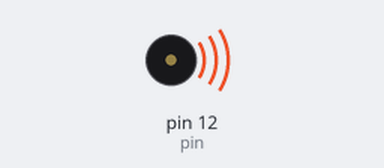
Bench run of a sketch on a simulated Arduino Uno, built with avr-gcc and run on an emulated ATmega328P. On the bench: buzzer (waves = sounding).

Above: at 0.1 s.
At 75.9 s:
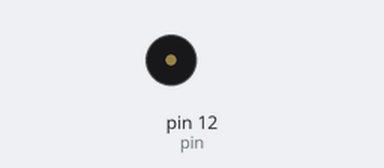
Timing chart, 0 to 77.4 s (numbered marks = the images above):
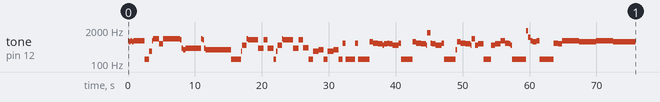

The sketch:

SDITD_GitHub_Version.ino
```cpp
//This project was uploaded by WeehWooh on GitHub// Slow Dancing in the Dark by Joji //
void setup ()
{

  //Variable Chart\\

  int pin = 12;
  int thirtysecond = 52.817;
  int sixteenth = 105.634;
  int eighth = 211.268;
  int doteighth = eighth + sixteenth;
  int quarter = 422.535;
  int dotquarter = 633.803;
  int triplet = 281.69;
  int half = 845.07;
  int dothalf = 1267.605;
  int whole = 1690.14;
  int rest = 150;
  int c0 = 16;
  int csharp0 = 17;
  int dflat0 = 17;
  int d0 = 18;
  int dsharp0 = 19;
  int eflat0 = 19;
  int e0 = 21;
  int f0 = 22;
  int fsharp0 = 23;
  int gflat0 = 23;
  int g0 = 25;
  int gsharp0 = 26;
  int aflat0 = 26;
  int a0 = 28;
  int asharp0 = 29;
  int bflat0 = 29;
  int b0 = 31;
  int c1 = 33;
  int csharp1 = 35;
  int dflat1 = 35;
  int d1 = 37;
  int dsharp1 = 39;
  int eflat1 = 39;
  int e1 = 41;
  int f1 = 44;
  int fsharp1 = 46;
  int gflat1 = 46;
  int g1 = 49;
  int gsharp1 = 52;
  int aflat1 = 52;
  int a1 = 55;
  int asharp1 = 58;
  int bflat1 = 58;
  int b1 = 62;
  int c2 = 65;
  int csharp2 = 69;
  int dflat2 = 69;
  int d2 = 73;
  int dsharp2 = 78;
  int eflat2 = 78;
  int e2 = 82;
  int f2 = 87;
  int fsharp2 = 93;
  int gflat2 = 93;
  int g2 = 98;
  int gsharp2 = 104;
  int aflat2 = 104;
  int a2 = 110;
  int asharp2 = 117;
  int bflat2 = 117;
  int b2 = 124;
  int c3 = 131;
  int csharp3 = 139;
  int dflat3 = 139;
  int d3 = 147;
  int dsharp3 = 156;
  int eflat3 = 156;
  int e3 = 165;
  int f3 = 175;
  int fsharp3 = 185;
  int gflat3 = 185;
  int g3 = 196;
  int gsharp3 = 208;
  int aflat3 = 208;
  int a3 = 220;
  int asharp3 = 233;
  int bflat3 = 233;
  int b3 = 247;
  int c4 = 262;
  int csharp4 = 277;
  int dflat4 = 277;
  int d4 = 294;
  int dsharp4 = 311;
  int eflat4 = 311;
  int e4 = 330;
  int f4 = 349;
  int fsharp4 = 370;
  int gflat4 = 370;
  int g4 = 392;
  int gsharp4 = 415;
  int aflat4 = 415;
  int a4 = 440;
  int asharp4 = 466;
  int bflat4 = 466;
  int b4 = 494;
  int c5 = 523;
  int csharp5 = 554;
  int dflat5 = 554;
  int d5 = 587;
  int dsharp5 = 622;
  int eflat5 = 622;
  int e5 = 659;
  int f5 = 699;
  int fsharp5 = 740;
  int gflat5 = 740;
  int g5 = 784;
  int gsharp5 = 831;
  int aflat5 = 831;
  int a5 = 880;
  int asharp5 = 932;
  int bflat5 = 932;
  int b5 =988;
  int c6 = 1047;
  int csharp6 = 1109;
  int dflat6 = 1109;
  int d6 = 1175;
  int dsharp6 = 1245;
  int eflat6 = 1245;
  int e6 = 1319;
  int f6 = 1397;
  int fsharp6 = 1480;
  int gflat6 = 1480;
  int g6 = 1568;
  int gsharp6 = 1661;
  int aflat6 = 1661;
  int a6 = 1760;
  int asharp6 = 1865;
  int bflat6 = 1865;
  int b6 =1976;
  int c7 = 2093;
  int csharp7 = 2217;
  int dflat7 = 2217;
  int d7 = 2349;
  int dsharp7 = 2489;
  int eflat7 = 2489;
  int e7 = 2637;
  int f7 = 2794;
  int fsharp7 = 2960;
  int gflat7 = 2960;
  int g7 = 3136;
  int gsharp7 = 3322;
  int aflat7 = 3322;
  int a7 = 3520;
  int asharp7 = 3729;
  int bflat7 = 3729;
  int b7 = 3951;
  int c8 = 4186;
  int csharp8 = 4435;
  int dflat8 = 4435;
  int d8 = 4699;
  int dsharp8 = 4978;
  int eflat8 =4978;
  int e8 = 5274;
  int f8 = 5588;
  int fsharp8 = 5920;
  int gflat8 = 5920;
  int g8 = 6272;
  int gsharp8 = 6645;
  int aflat8 = 6645;
  int a8 = 7040;
  int asharp8 = 7459;
  int bflat8 = 7459;
  int b8 =7902;

  //Song Begins//
  tone (pin, g5);
  delay (eighth);
  noTone (pin);
tone (pin, f5);
  delay (eighth);
  noTone (pin);
tone (pin, g5);
  delay (eighth);
  noTone (pin);
tone (pin, f5);
  delay (eighth);
  noTone (pin);
tone (pin, g5);
  delay (whole);
  noTone (pin);
  tone (pin, rest);
  delay (quarter);
  noTone (pin);
  tone (pin, rest);
  delay (eighth);
  noTone (pin);
  tone (pin, eflat4);
  delay (quarter);
  noTone (pin);
  tone (pin, g5);
  delay (eighth);
  noTone (pin);
  tone (pin, bflat5);
  delay (half);
  noTone (pin);
  tone (pin, d5);
  delay (eighth + quarter);
  noTone (pin);
tone (pin, bflat5);
  delay (eighth);
  noTone (pin);
  tone (pin, bflat5);
  delay (quarter + whole);
  noTone (pin);
  tone (pin, bflat5);
  delay (eighth);
  noTone (pin);
  tone (pin, aflat5);
  delay (eighth);
  noTone (pin);
  tone (pin, g4);
  delay (eighth);
  noTone (pin);
  tone (pin, f4);
  delay (quarter);
  noTone (pin);
  tone (pin, g4);
  delay (eighth + dothalf + half);
  noTone (pin);
  tone (pin, bflat5);
  delay (eighth);
  noTone (pin);
  tone (pin, aflat5);
  delay (eighth);
  noTone (pin);
  tone (pin, g4);
  delay (eighth);
  noTone (pin);
  tone (pin, f4);
  delay (quarter + whole);
  noTone (pin);
  tone (pin, f4);
  delay (whole);
  noTone (pin);
  tone (pin, rest);
  delay (half + quarter + eighth);
  noTone (pin);
  tone (pin, eflat4);
  delay (eighth);
  noTone (pin);
  tone (pin, c5);
  delay (dotquarter);
  noTone (pin);
  tone (pin, bflat5);
  delay (eighth);
  noTone (pin);
  tone (pin, aflat5);
  delay (dotquarter);
  noTone (pin);
  tone (pin, aflat5);
  delay (eighth);
  noTone (pin);
  tone (pin, aflat5);
  delay (dotquarter);
  noTone (pin);
  tone (pin, g4);
  delay (eighth);
  noTone (pin);
  tone (pin, g4);
  delay (dotquarter);
  noTone (pin);
  tone (pin, aflat5);
  delay (eighth);
  noTone (pin);
  tone (pin, aflat5);
  delay (quarter);
  noTone (pin);
  tone (pin, g4);
  delay (half);
  noTone (pin);
  tone (pin, rest);
  delay (quarter);
  noTone (pin);
  tone (pin, eflat4);
  delay (eighth);
  noTone (pin);
  tone (pin, c5);
  delay (dotquarter);
  noTone (pin);
  tone (pin, bflat5);
  delay (eighth);
  noTone (pin);
  tone (pin, aflat5);
  delay (dotquarter);
  noTone (pin);
  tone (pin, aflat5);
  delay (eighth);
  noTone (pin);
  tone (pin, aflat5);
  delay (dotquarter);
  noTone (pin);
  tone (pin, g4);
  delay (eighth);
  noTone (pin);
  tone (pin, g4);
  delay (dotquarter);
  noTone (pin);
  tone (pin, aflat5);
  delay (eighth);
  noTone (pin);
  tone (pin, aflat5);
  delay (quarter);
  noTone (pin);
  tone (pin, gsharp4);
  delay (half);
  noTone (pin);
  tone (pin, rest);
  delay (quarter + eighth);
  noTone (pin);
  tone (pin, eflat4);
  delay (eighth);
  noTone (pin);
  tone (pin, eflat4);
  delay (eighth);
  noTone (pin);
  tone (pin, eflat4);
  delay (eighth);
  noTone (pin);
  tone (pin, eflat4);
  delay (eighth);
  noTone (pin);
  tone (pin, f4);
  delay (eighth + sixteenth);
  noTone (pin);
  tone (pin, f4);
  delay (quarter);
  noTone (pin);
    tone (pin, rest);
  delay (quarter + eighth);
  noTone (pin);
  tone (pin, eflat4);
  delay (eighth);
  noTone (pin);
  tone (pin, eflat4);
  delay (eighth);
  noTone (pin);
  tone (pin, eflat4);
  delay (eighth);
  noTone (pin);
  tone (pin, eflat4);
  delay (eighth);
  noTone (pin);
  tone (pin, f4);
  delay (eighth + sixteenth);
  noTone (pin);
  tone (pin, f4);
  delay (quarter);
  noTone (pin);
  tone (pin, rest);
  delay (quarter + eighth);
  noTone (pin);
   tone (pin, eflat5);
  delay (eighth);
  noTone (pin);
   tone (pin, eflat5);
  delay (eighth);
  noTone (pin);
   tone (pin, rest);
  delay (quarter + half + eighth);
  noTone (pin);
   tone (pin, eflat5);
  delay (eighth);
  noTone (pin);
   tone (pin, eflat5);
  delay (eighth);
  noTone (pin);
   tone (pin, rest);
  delay (quarter + half +quarter);
  noTone (pin);
   tone (pin, f5);
  delay (quarter + sixteenth);
  noTone (pin);
   tone (pin, eflat5);
  delay (eighth);
  noTone (pin);
   tone (pin, eflat5);
  delay (quarter + sixteenth);
  noTone (pin);
   tone (pin, d5);
  delay (eighth);
  noTone (pin);
   tone (pin, d5);
  delay (quarter + sixteenth);
  noTone (pin);
   tone (pin, c5);
  delay (eighth);
  noTone (pin);
   tone (pin, d5);
  delay (quarter + sixteenth);
  noTone (pin);
   tone (pin, eflat5);
  delay (eighth);
  noTone (pin);
   tone (pin, d5);
  delay (quarter + sixteenth);
  noTone (pin);
   tone (pin, c5);
  delay (half);
  noTone (pin);
  tone (pin, eflat5);
  delay (eighth);
  noTone (pin);
   tone (pin, eflat5);
  delay (eighth);
  noTone (pin);
   tone (pin, rest);
  delay (quarter + half +quarter);
  noTone (pin);
   tone (pin, f5);
  delay (quarter + sixteenth);
  noTone (pin);
   tone (pin, eflat5);
  delay (eighth);
  noTone (pin);
   tone (pin, eflat5);
  delay (quarter + sixteenth);
  noTone (pin);
   tone (pin, d5);
  delay (eighth);
  noTone (pin);
   tone (pin, d5);
  delay (quarter + sixteenth);
  noTone (pin);
   tone (pin, c5);
  delay (eighth);
  noTone (pin);
   tone (pin, g6);
  delay (quarter + sixteenth);
  noTone (pin);
   tone (pin, eflat5);
  delay (eighth);
  noTone (pin);
   tone (pin, d5);
  delay (quarter + sixteenth);
  noTone (pin);
   tone (pin, c5);
  delay (half);
  noTone (pin);
  tone (pin, eflat5);
  delay (eighth);
  noTone (pin);
   tone (pin, eflat5);
  delay (eighth);
  noTone (pin);
   tone (pin, rest);
  delay (quarter + half +quarter);
  noTone (pin);
  tone (pin, f4);
  delay (eighth);
  noTone (pin);
   tone (pin, f5);
  delay (quarter + sixteenth);
  noTone (pin);
   tone (pin, eflat5);
  delay (eighth);
  noTone (pin);
   tone (pin, eflat5);
  delay (quarter + sixteenth);
  noTone (pin);
   tone (pin, d5);
  delay (eighth);
  noTone (pin);
   tone (pin, d5);
  delay (quarter + sixteenth);
  noTone (pin);
   tone (pin, c5);
  delay (eighth);
  noTone (pin);
   tone (pin, bflat5);
  delay (quarter + sixteenth);
  noTone (pin);
   tone (pin, c5);
  delay (eighth);
  noTone (pin);
   tone (pin, c5);
  delay (eighth);
  noTone (pin);
   tone (pin, d5);
  delay (half);
  noTone (pin);
   tone (pin, rest);
  delay (half + eighth);
  noTone (pin);
  tone (pin, c5);
  delay (eighth);
  noTone (pin);
  tone (pin, c5);
  delay (quarter);
  noTone (pin);
  tone (pin, d5);
  delay (half);
  noTone (pin);
  tone (pin, g5);
  delay (dotquarter);
  noTone (pin);
  tone (pin, eflat5);
  delay (dotquarter);
  noTone (pin);
  tone (pin, d5);
  delay (eighth);
  noTone (pin);
  tone (pin, c5);
  delay (eighth);
  noTone (pin);
  tone (pin, rest);
  delay (quarter + half + half);
  noTone (pin);
  tone (pin, bflat6);
  delay (doteighth);
  noTone (pin);
  tone (pin, c6);
  delay (doteighth);
  noTone (pin);
  tone (pin, g5);
  delay (doteighth);
  noTone (pin);
  tone (pin, f5);
  delay (doteighth);
  noTone (pin);
  tone (pin, f5);
  delay (doteighth);
  noTone (pin);
  tone (pin, g5);
  delay (quarter);
  noTone (pin);
  tone (pin, rest);
  delay (quarter + half + half);
  noTone (pin);
  tone (pin, eflat5);
  delay (dotquarter);
  noTone (pin);
  tone (pin, d5);
  delay (dotquarter);
  noTone (pin);
  tone (pin, g5);
  delay (whole + half);
  noTone (pin);
  tone (pin, f5);
  delay (whole + half);
  noTone (pin);
  tone (pin, g5);
  delay (whole + half);
  noTone (pin);
  tone (pin, f5);
  delay (whole + whole);
  noTone (pin);
}
void loop()
{

}
```
